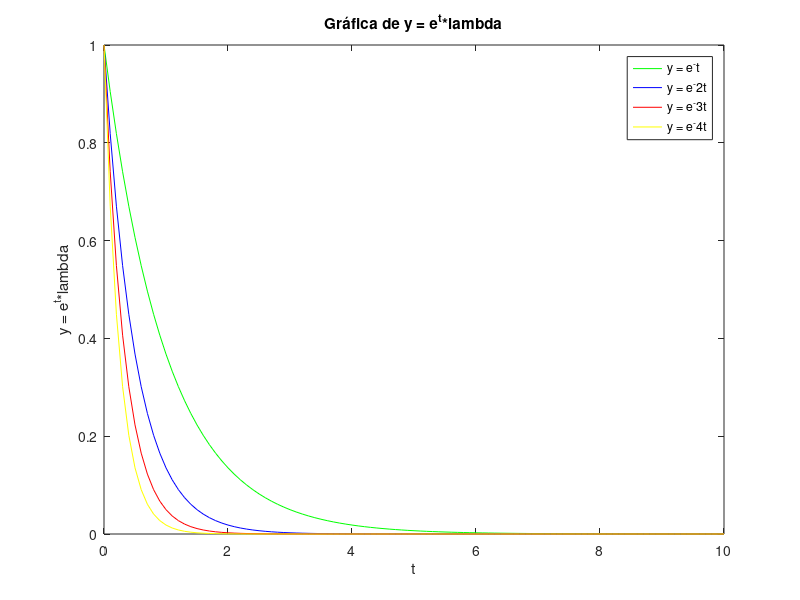

This figure's MATLAB source:
t = 0: 0.1: 10;
y = e.^(-1*t);
p = plot(t, y,'-g');
hold on;
y = e.^(-2*t);
p = plot(t, y,'-b');
hold on;
y = e.^(-3*t);
p = plot(t, y,'-r');
hold on;
y = e.^(-4*t);
p = plot(t, y,'-y');
hold on;
title('Gráfica de y = e^t*lambda');
xlabel('t')
ylabel('y = e^t*lambda')
legend('y = e^-t','y = e^-2t','y = e^-3t', 'y = e^-4t')
